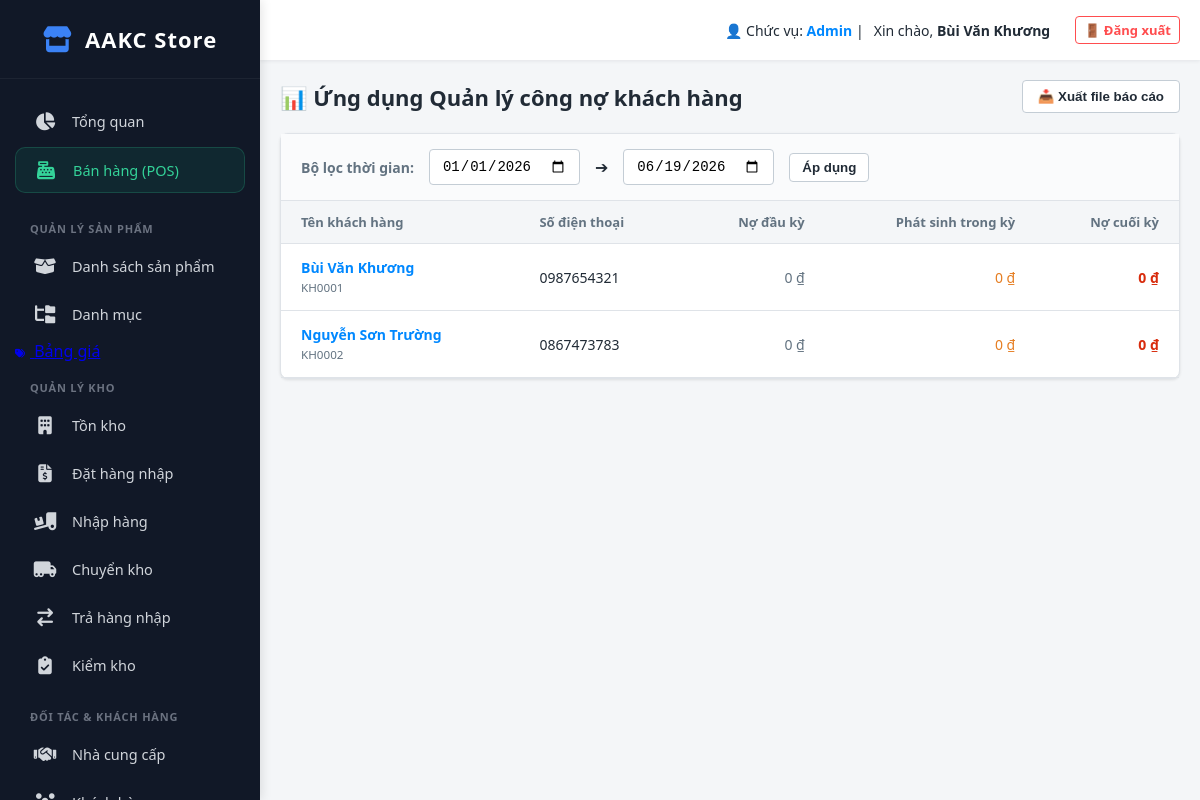
/index.php?action=debt_app_list (signed in), run on an earlier commit of the app's database.
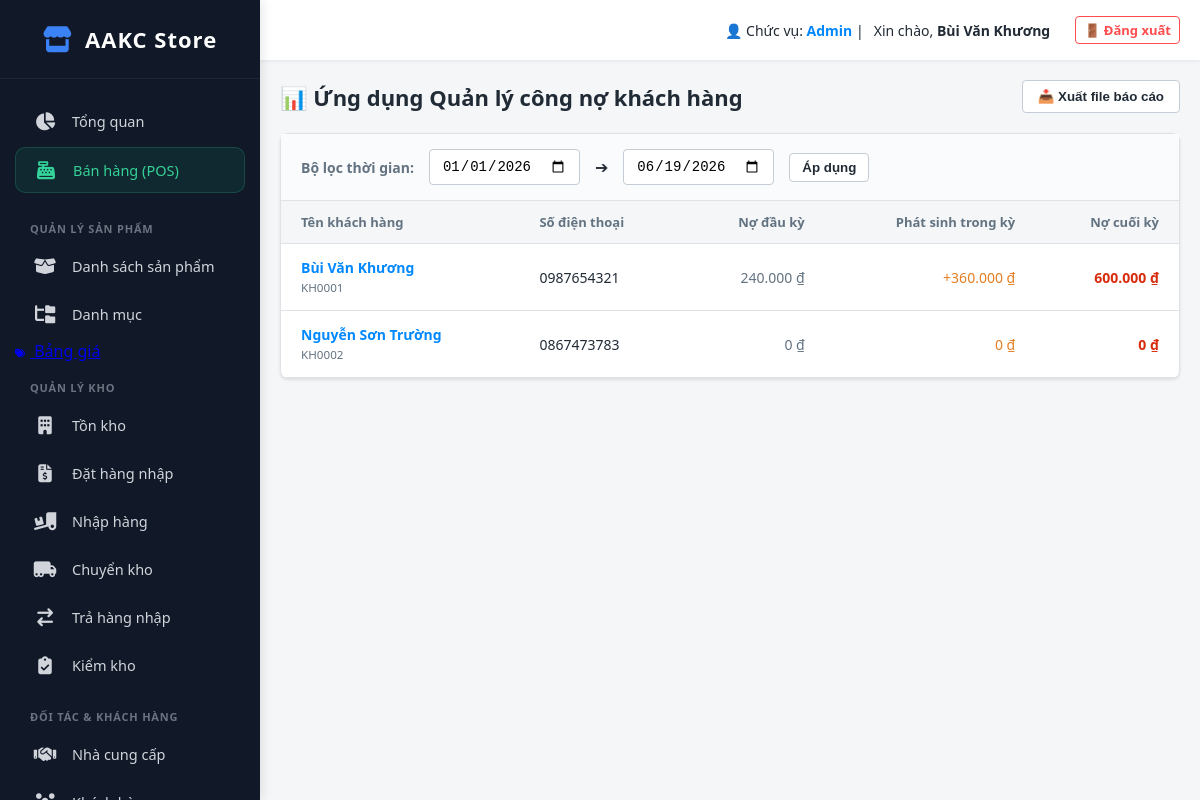
And on a later commit of the database.
### tables this page shows
CREATE TABLE `customers` (
  `id` int(11) NOT NULL,
  `customer_code` varchar(50) DEFAULT NULL,
  `last_name` varchar(100) DEFAULT NULL,
  `first_name` varchar(100) NOT NULL,
  `phone` varchar(50) DEFAULT NULL,
  `email` varchar(255) DEFAULT NULL,
  `accept_marketing` tinyint(1) DEFAULT 0,
  `province` varchar(100) DEFAULT NULL,
  `district` varchar(100) DEFAULT NULL,
  `ward` varchar(100) DEFAULT NULL,
  `address` text DEFAULT NULL,
  `tax_code` varchar(50) DEFAULT NULL,
  `company_name` varchar(255) DEFAULT NULL,
  `invoice_address` text DEFAULT NULL,
  `invoice_email` varchar(255) DEFAULT NULL,
  `notes` text DEFAULT NULL,
  `tags` varchar(255) DEFAULT NULL,
  `debt` decimal(15,2) DEFAULT 0.00,
  `created_at` datetime DEFAULT current_timestamp()
);

### app/controllers/DebtManagementController.php (called while the page is built, shortened)
<?php
class DebtManagementController
{
    public function index()
    {
        $db = (new Database())->getConnection();
        $stmt = $db->query("SELECT id, customer_code, last_name, first_name, phone, debt FROM customers ORDER BY debt DESC");
        $customers = $stmt->fetchAll(PDO::FETCH_ASSOC);
        require_once __DIR__ . '/../views/debt/list.php';
    }
}

### public/index.php (called while the page is built, shortened)
<?php
$app = new App();

### app/views/debt/list.php (the view, shortened to what this page needs)
<?php require_once __DIR__ . '/../layout/header.php'; ?>
<?php
$customers = $customers ?? [];
?>
<div class="v3-header">
    <div class="v3-title">📊 Ứng dụng Quản lý công nợ khách hàng</div>
    <button class="btn-outline">📥 Xuất file báo cáo</button>
</div>
<div class="v3-card">
    <div class="v3-filter-bar">
        <span style="font-size:14px; color:#637381; font-weight:600;">Bộ lọc thời gian:</span>
        <input type="date" class="v3-form-control" value="2026-01-01">
        <span>➔</span>
        <input type="date" class="v3-form-control" value="2026-06-19">
        <button class="btn-outline" style="padding: 6px 12px;">Áp dụng</button>
    </div>
    <table class="v3-table">
        <thead>
            <tr>
                <th>Tên khách hàng</th>
                <th>Số điện thoại</th>
                <th class="text-right">Nợ đầu kỳ</th>
                <th class="text-right">Phát sinh trong kỳ</th>
                <th class="text-right">Nợ cuối kỳ</th>
            </tr>
        </thead>
        <tbody>
            <?php foreach ($customers as $c): ?>
                <?php
                $mock_dau_ky = $c['debt'] * 0.4;
                $mock_phat_sinh = $c['debt'] * 0.6;
                ?>
                <tr onclick="window.location.href='index.php?action=debt_app_detail&id=<?php echo $c['id']; ?>'">
                    <td><b style="color:#0088ff;"><?php echo htmlspecialchars($c['last_name'] . ' ' . $c['first_name']); ?></b><br><small style="color:#637381;"><?php echo $c['customer_code']; ?></small></td>
                    <td><?php echo htmlspecialchars($c['phone'] ?: '---'); ?></td>
                    <td class="text-right" style="color:#637381;"><?php echo number_format($mock_dau_ky, 0, ',', '.'); ?> ₫</td>
                    <td class="text-right" style="color:#e67e22;"><?php echo $mock_phat_sinh > 0 ? '+' . number_format($mock_phat_sinh, 0, ',', '.') : '0'; ?> ₫</td>
                    <td class="text-right" style="font-weight: bold; color:<?php echo $c['debt'] >= 0 ? '#d82c0d' : '#108043'; ?>;">
                        <?php echo number_format($c['debt'], 0, ',', '.'); ?> ₫
                    </td>
                </tr>
            <?php endforeach; ?>
        </tbody>
    </table>
</div>
<?php require_once __DIR__ . '/../layout/footer.php'; ?>

What changed in the data, as far as the page shows it:
changed customers "Bùi Văn Khương": debt "0" → "240.000"; debt (not shown) → "360.000"; debt "0" → "600.000"; debt "0" → "+"
